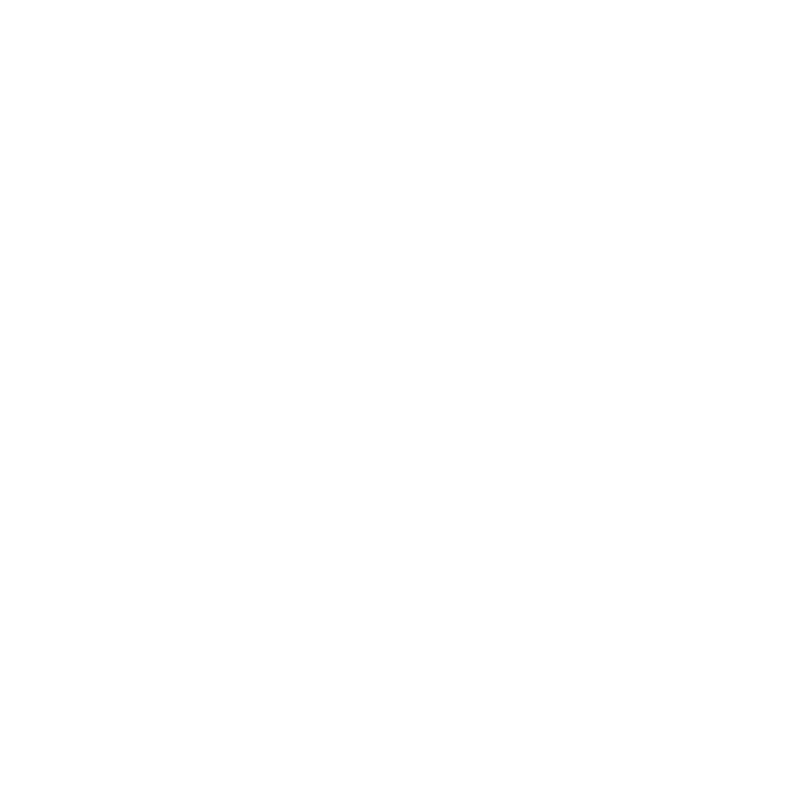
Frame 1 (no input)
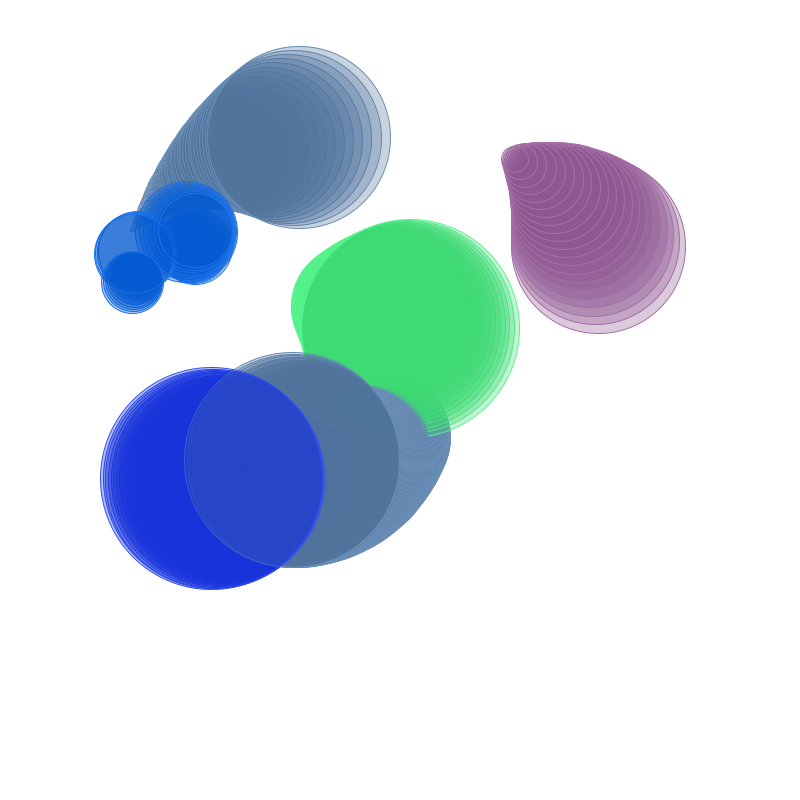
Frame 60 (the mouse pressed at the canvas centre just before this capture)
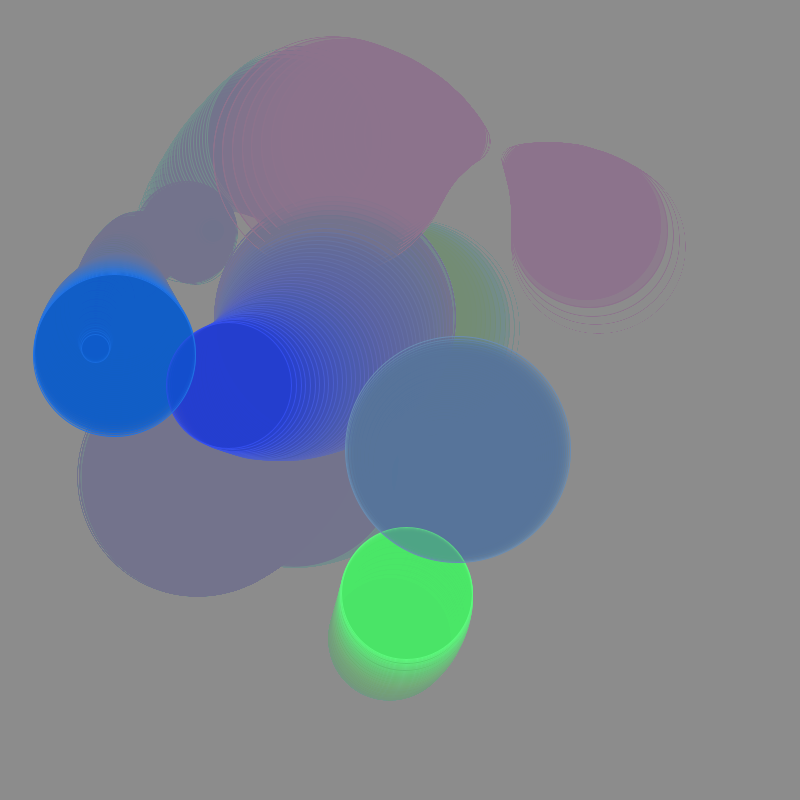
Frame 120 (the mouse held since frame 60 and released just before this capture)

The Processing sketch that drew these frames (run headless with seeded random() and noise(); from frame 60 on, the mouse is pressed at the canvas centre):

// Processing sketch: processing_152925
// ── processing_152925.pde

/*
 * Creative Coding
 * Week 3, 03 - using sin(), cos(), dist() to make a dynamic pattern
 * by Indae Hwang and Jon McCormack
 * Copyright (c) 2014 Monash University
 *
 * This program allows you to change background color.
 * Press and hold the left mouse button to change color.
 * Use presentation mode( sketch menu > Present or press the shift-comand-r keys together)
 * Press "esc" key to stop running the sktech
 * experiment with changing the value of num and distanceMargin in setup
 * Combining the ideas of Richard Lyall, Paul Smith and Kim Vickery
 */  
 
 
int     num, numCentres, centreNum;     // the number of items in the array
float[] x;       // x-position of point
float[] y;       // y-position
float[] centrex;       // x-position of point
float[] centrey;       // y-position
float[] speed;   // speed
float[] phase;   // phase
float[] divisor; // radius of the orbit for each circle
float[][] centresarr; // the array of centres
float[] colour; // colour of each array of circles
  
float distanceMargin;
float rowHeight;
  
// background colour
float red;
float green;
float blue;
float drag;
  
  
void setup() {
  
  //Fullscreen: to make fullscreen run this sketch with presentation mode ( sketch menu > Present )
  size(800, 800);
  
  drag = 1;
  
  // change each value below for different visual
  num = 20;
  numCentres = int(random(1,num/2));    // how many centres should we have
  distanceMargin = 200;
   
  rowHeight = height/(num-1); // height of each row
  
  // allocate size of arrays
  x = new float[num];
  y = new float[num];
  centrex = new float[num];
  centrey = new float[num];
  speed = new float[num];
  phase = new float[num];
  divisor = new float[num];
  centresarr = new float[num][num];  //numCentres would be more efficient but probably a list then
  
   
   
  for (int i=0; i<numCentres; i++) {
    centresarr[i][0]=random(distanceMargin,width-distanceMargin);
    centresarr[i][1]=random(distanceMargin,height-distanceMargin);
  }
     
  centreNum=0;
  //setup an initial value for each item in the array
  for (int i=0; i<num; i++) {
    centreNum = int(random(0,numCentres));
 
    centrex[i] = centresarr[centreNum][0];      //width/2;
    centrey[i] = centresarr[centreNum][1];      //width/2;
    speed[i] = random(0.2,2); // returns a random float bewteen 0 and 1
    phase[i] = random(TWO_PI);
    divisor[i] = random(0.5, 10);
    
    centreNum++;
  }
  
  red = 0;
  blue = 0;
  green = 0;
    
  background(255);
}
  
  
void draw() {
  // don't clear the screen each frame by calling background()
  //background(128);
   
  for (int i=0; i<num; i++) {
  
    // populate x values
    float rads = radians(frameCount*speed[i] );
  
    if (i%2 == 1) { // odd
      x[i] = centrex[i] + sin(rads + phase[i])* width/divisor[i];
      //x[i] = width/2 + sin(rads + phase[i])* width/divisor[i];
    } else { // even
      x[i] = centrex[i] + cos(rads + phase[i])* width/divisor[i];
      //x[i] = width/2 + cos(rads + phase[i])* width/divisor[i];
    }
  
    //populate y values
    float rads2 = radians(frameCount*speed[i] );
  
    if (i%2 == 1) { // odd
      y[i] = centrey[i] + cos(rads + phase[i])* width/divisor[i];
      //y[i] = width/2 + cos(rads + phase[i])* width/divisor[i];
    } else { // even
      y[i] = centrey[i] + sin(rads + phase[i])* width/divisor[i];
      //y[i] = width/2 + sin(rads + phase[i])* width/divisor[i];
    }
  // define colour for each array
  red = map(centrex[i], distanceMargin, width-distanceMargin, 0, 255);
  green = map(centrey[i], distanceMargin, height-distanceMargin, 0, 255);
  blue = map(centrex[i]+centrey[i], 2*distanceMargin, (width+height)-2*distanceMargin, 255, 0);
  
    if (i<num-1) {
      float distance = dist(x[i], y[i], x[i+1], y[i+1]);
      if (distance > rowHeight && distance < rowHeight + distanceMargin) {
        stroke (red+25, green+25, blue+25);
        fill (red, green, blue, 80) ;
        ellipse (x[i], y[i], (x[i+1]-x[i]) , (x[i+1]-x[i]));
      }
    }
  }
 
  if (mousePressed) {
    red = map(mouseX, 0, width, 0, 255);
    green = map(mouseY, 0, height, 0, 255);
    blue = map(mouseX+mouseY, 0, width+height, 255, 0);
 
    fill(red, green, blue, 10);
    noStroke();
    rect(0, 0, width, height);
    // println("red: "+red+", green: "+green+", blue: "+blue);
  }
}
